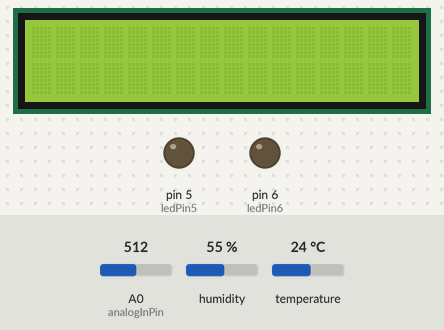
A sketch run on a simulated Arduino Uno, built with avr-gcc and run on an emulated ATmega328P. On the bench: 16×2 character LCD, output pins drawn as LEDs (lit = HIGH). The inputs (shaded band) are chosen by the test bench; at power-on: A0 (analogInPin) = 512, temperature 24 °C, humidity 55 %. What the sketch prints to the serial monitor is not drawn.

Above: at 1.2 s.
1.3 s: A0 (analogInPin) set to 531
6.4 s: temperature set to 12 °C
At 11.23 s:
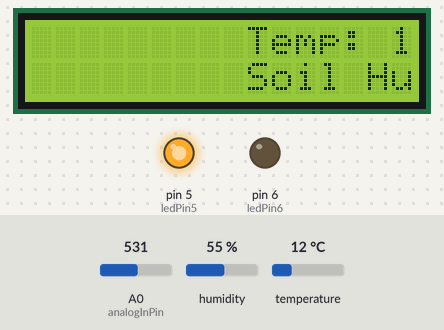
12.1 s: temperature set to 19 °C
At 17.0 s:
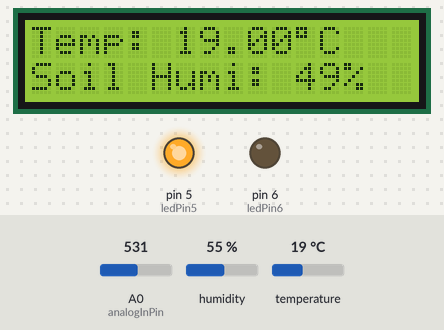
17.2 s: A0 (analogInPin) set to 511
At 25.5 s:
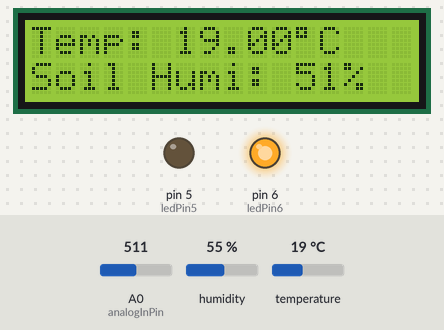
25.7 s: temperature set to 28 °C
At 33.3 s:
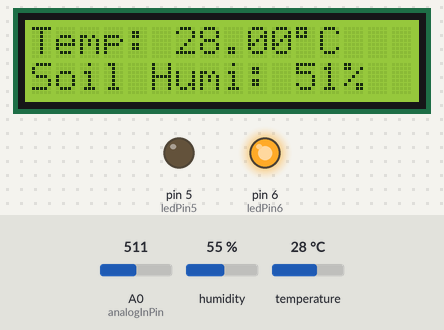
33.4 s: A0 (analogInPin) set to 306
At 41.7 s:
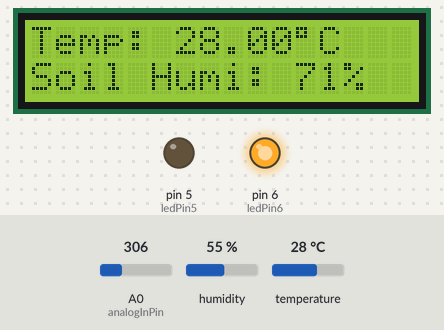
Timing chart, 0 to 43.2 s (numbered marks = the images above; inputs shaded):
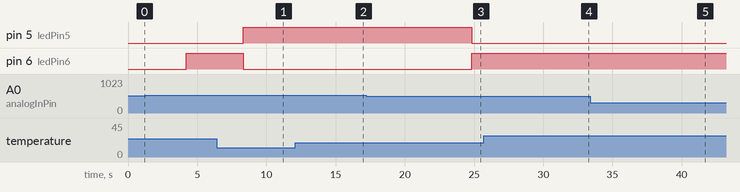

The sketch:

TempCandHimu.ino
```cpp
#include <LiquidCrystal_I2C.h>
#include "DHT.h"
#define DHTPIN 2
#define DHTTYPE DHT11

LiquidCrystal_I2C lcd(0x3F, 16, 2);  // I2C address 0x27, 16 column and 2 rows
DHT dht(DHTPIN, DHTTYPE);

//
const int analogInPin = A0; // กำหนดขา input เซ็นเซอร์
const int Relay = 2; // กำหนดขา input รีเลย์
int sensorValue = 0; // ตัวแปรค่า Analog
int outputValue = 0; // ตัวแปรสำหรับ Map เพื่อคิด %
//
int ledPin5 = 5; // YES
int ledPin6 = 6; // NO

void setup()
{
  dht.begin();     // initialize the sensor
  lcd.init();      // initialize the lcd
  lcd.backlight(); // open the backlight
  //
  Serial.begin(9600);
  pinMode(Relay, OUTPUT); // กำหนด รีเลย์เป็น Output
  //
  pinMode(ledPin5, OUTPUT); // sets the pin5 as output
  pinMode(ledPin6, OUTPUT); // sets the pin6 as output
}

void loop()
{
  //
  sensorValue = analogRead(analogInPin);
  outputValue = map(sensorValue, 0, 1023, 100, 0);
  //
  float humi  = dht.readHumidity();    // read humidity
  float tempC = dht.readTemperature(); // read temperature
  //

  Serial.print("Temp: ");
  Serial.print(tempC);
  Serial.println(" C");
  Serial.print("Soil Humi: ");
  Serial.print(outputValue);
  Serial.println(" %");
  Serial.println();

  //
  delay(2000); // wait a few seconds between measurements

  lcd.clear();
  // check if any reads failed
  if (isnan(humi) || isnan(tempC)) {
    lcd.setCursor(0, 0);
    lcd.print("Failed");
  } else {
    for (byte i =0;i <= 15; i++)
    {
    lcd.setCursor(15 - i, 0);  // start to print at the first row
    lcd.print("Temp: ");
    lcd.print(tempC);     // print the temperature
    lcd.print((char)223); // print ° character
    lcd.print("C   ");

    lcd.setCursor(15 - i, 1);  // start to print at the second row
    lcd.print("Soil Humi: ");
    lcd.print(outputValue);      // print the humidity
    lcd.print("%  ");
    delay(100);
    }
  }

  // check LED
  if (tempC < 30.00 && outputValue < 50 ){
    digitalWrite(ledPin5,HIGH);
    digitalWrite(ledPin6,LOW);
  }
  else{
    digitalWrite(ledPin5,LOW);
    digitalWrite(ledPin6,HIGH);
  }

}
```

Measured:
- after the input at 17.2 s, pin 5 (ledPin5): HIGH → LOW after 7.6 s; pin 6 (ledPin6): LOW → HIGH after 7.6 s
